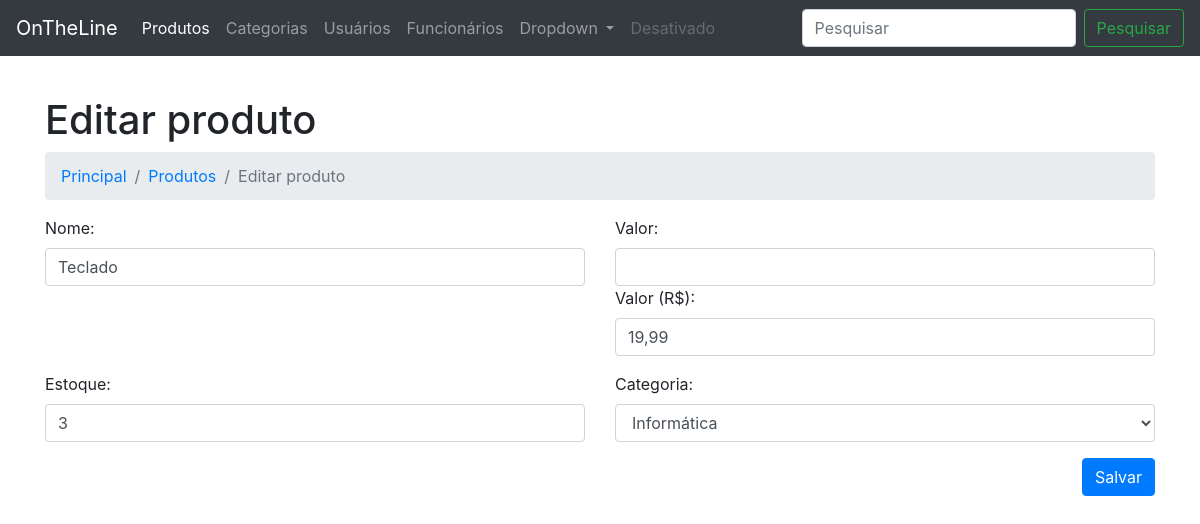
The app's page /sistema-loja/novo-produto.php?id=2 with its own data.
### tables this page shows
CREATE TABLE `produto` (
  `id` int(11) NOT NULL AUTO_INCREMENT,
  `nome` varchar(45) NOT NULL,
  `valor` decimal(14,2) NOT NULL,
  `estoque` int(11) NOT NULL DEFAULT '0',
  `id_categoria` int(11) NOT NULL,
  PRIMARY KEY (`id`)
);

CREATE TABLE `categoria` (
  `id` int(11) NOT NULL AUTO_INCREMENT,
  `descricao` varchar(45) NOT NULL,
  PRIMARY KEY (`id`)
);

### sistema-loja/novo-produto.php (the view, shortened to what this page needs)
<?php
	include 'layout/header.php';
	include 'layout/menu.php';
	require "includes/connection.php";
	$title = "Novo produto";
	if(isset($_GET['id']) && $_GET['id'] != '') {
		$id = $_GET['id'];
		$sql_produto = "SELECT * FROM produto WHERE id = {$id};";
		$produto = $conexao->query($sql_produto);
		$dados_produto = $produto->fetch_assoc();
		$title = "Editar produto";
	}
	$sql_categorias = "SELECT * FROM categoria";
	$categorias = $conexao->query($sql_categorias);
?>
<div class="container">
	<p>&nbsp;</p>
	<h1><?php echo $title; ?></h1>
	<div class="row">
		<div class="col">
			<nav aria-label="breadcrumb">
			  <ol class="breadcrumb">
			    <li class="breadcrumb-item"><a href="principal.php">Principal</a></li>
			    <li class="breadcrumb-item"><a href="produtos.php">Produtos</a></li>
			    <li class="breadcrumb-item active" aria-current="page"><?php echo $title; ?></li>
			  </ol>
			</nav>
		</div>
	</div>
		<form method="post" action="salvar-produto.php">
			<div class="row">
				<div class="col-6">
					<div class="form-group">
						<label for="nome">Nome:</label>
						<input type="text" name="nome" id="nome" class="form-control" required
						value="<?php echo (isset($dados_produto) ? $dados_produto['nome'] : ''); ?>">
					</div>
				</div>
				<div class="col-6">
					<div class="form-group">
						<label for="valor">Valor:</label>
						<input type="text" name="valor" id="valor" class="form-control price" required>
						<label for="valor">Valor (R$):</label>
						<input type="text" name="valor" id="valor" class="form-control price" required
						value="<?php echo (isset($dados_produto) ? $dados_produto['valor'] : '') ?>">
					</div>
				</div>
				<div class="col-6">
					<div class="form-group">
						<label for="estoque">Estoque:</label>
						<input type="number" name="estoque" id="estoque" class="form-control" required value="<?php echo (isset($dados_produto) ? $dados_produto['estoque'] : '') ?>">
					</div>
				</div>
				<div class="col-6">
					<div class="form-group">
						<label for="id_categoria">Categoria:</label>
						<select name="id_categoria" class="form-control" required>
							<?php while($mercadoria = $categorias->fetch_array(MYSQLI_ASSOC)) { ?>
								<option value="<?php echo $mercadoria['id'] ?>"
									<?php
										if(isset($dados_produto) && $dados_produto['id_categoria'] == $mercadoria['id']) { echo 'selected="selected"'; }
									 ?>
									>
									<?php echo $mercadoria['descricao'] ?>
									</option>
							<?php } ?>
						</select>
					</div>
					<button type="submit" class="btn btn-primary float-right">Salvar</button>
				</div>
			</div>
		</form>
</div>
<?php
	include 'layout/footer.php';
?>

### records on screen
produto: nome "Teclado", valor "19,99", estoque "3", id_categoria "Informática"

### other values on screen
$title "Editar produto"
